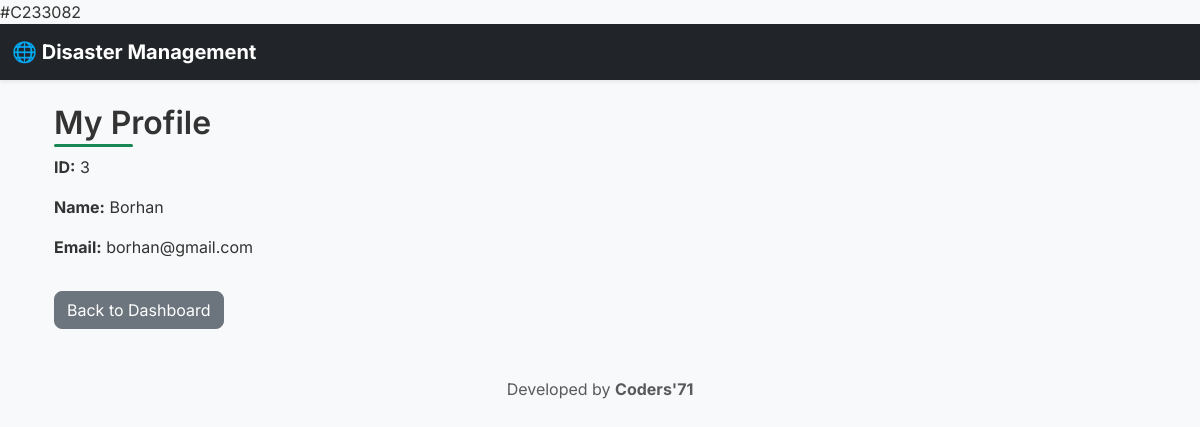
The page /citizen_profile (signed in) on the database its author committed.
### tables this page shows
CREATE TABLE users (
    user_id INTEGER PRIMARY KEY AUTOINCREMENT,
    name TEXT NOT NULL,
    email TEXT UNIQUE NOT NULL,
    password TEXT NOT NULL,
    role TEXT CHECK(role IN ('admin', 'citizen','volunteer')) NOT NULL
);

### app.py (the view)
@app.route('/citizen_profile')
def citizen_profile():
    if 'user_id' not in session:
        return redirect('/login')
    if session.get('role') != 'citizen':
        return "Access denied", 403
    user_id = session['user_id']
    db = get_db()
    cur = db.cursor()
    cur.execute("SELECT user_id, name, email FROM users WHERE user_id = ?", (user_id,))
    user = cur.fetchone()
    if not user:
        return "User not found", 404
    return render_template('citizen_profile.html', user=user)

### app.py (called while the page is built)
def get_db():
    db = getattr(g, '_database', None)
    if db is None:
        db = g._database = sqlite3.connect(DATABASE)
        db.row_factory = sqlite3.Row
    return db

@app.teardown_appcontext
def close_connection(exception):
    db = getattr(g, '_database', None)
    if db is not None:
        db.close()

### templates/citizen_profile.html (shortened to what this page needs)
{% extends "layout.html" %}
{% block content %}
<div class="container mt-4">
  <h2>My Profile</h2>
  <p><strong>ID:</strong> {{ user.user_id }}</p>
  <p><strong>Name:</strong> {{ user.name }}</p>
  <p><strong>Email:</strong> {{ user.email }}</p>
  <a href="{{ url_for('dashboard') }}" class="btn btn-secondary mt-3">Back to Dashboard</a>
</div>
{% endblock %}

### static/style.css (style rules this page uses)
body { background-color: #f4f6f9; color: #333; font-family: 'Inter', sans-serif; }
.btn { transition: all 0.3s ease; border-radius: 0.5rem; }
h2, h3 { font-weight: 600; position: relative; display: inline-block; padding-bottom: 0.3rem; }
h2::after, h3::after { content: ''; position: absolute; width: 50%; height: 3px; left: 0; bottom: 0; background: #198754; border-radius: 2px; transition: width 0.3s ease; }

### rows shown on the page
users: user_id "3", name "Borhan", email "borhan@gmail.com"
